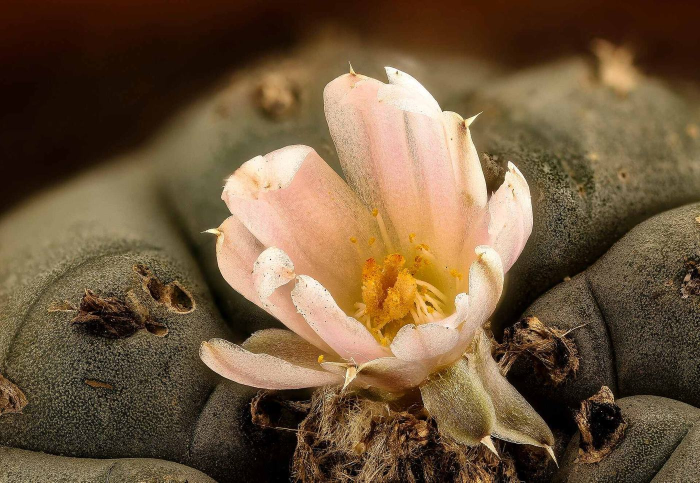
#> input picture docs/enciclopedia/img/pey-flor.jpg, 1400 x 965 px (shown at 1/2 size)
$ python fotos_portada.py
#> lines starting #> are read from the running program, lines starting #| are printed output that depends on the picture
#!/usr/bin/env python3
"""Recortes de las fotos de la portada (docs/index.html).

Parte de fotos que ya están en docs/enciclopedia/img/ (autoría y licencia en CREDITOS.md)
y escribe versiones recortadas y ligeras en docs/img/inicio/*.webp.

Uso (desde la raíz del repositorio):  python3 scripts/fotos_portada.py
Necesita Pillow (pip install pillow).

Cada línea de RECORTES: salida, origen, caja (x0, y0, x1, y1 en fracciones del original), ancho final y calidad WebP.
Si se cambia una foto, hay que cambiar también su línea en los créditos de la portada y en CREDITOS.md.
"""
from pathlib import Path
from PIL import Image

RAIZ = Path(__file__).resolve().parent.parent
ORIGEN = RAIZ / "docs" / "enciclopedia" / "img"
SALIDA = RAIZ / "docs" / "img" / "inicio"

RECORTES = [
    # portada: retablo de tres arcos
    ("peyote.webp",     "pey-flor.jpg",      (0.292, 0.000, 0.751, 1.000), 600, 74),
    ("mongui.webp",     "idx-psilocybe.jpg", (0.050, 0.000, 0.945, 1.000), 400, 80),
    ("gloria.webp",     "idx-ipomoea.jpg",   (0.130, 0.000, 0.670, 1.000), 340, 80),
    # tarjetas de la Enciclopedia
    ("ayahuasca.webp",  "aya-liana.jpg",     (0.080, 0.000, 0.915, 1.000), 1100, 78),
    ("matamoscas.webp", "ama-joven.jpg",     (0.230, 0.000, 0.808, 1.000), 560, 76),
    ("cacao.webp",      "idx-cacao.jpg",     (0.100, 0.000, 0.900, 1.000), 560, 80),
    # fondos de «Buscar» y de la página no encontrada (docs/buscar/buscar.css)
    ("bosque.webp",     "ama-bosque.jpg",    (0.000, 0.300, 1.000, 0.880), 1600, 62),
    ("rio.webp",        "aya-rio.jpg",       (0.000, 0.180, 1.000, 0.900), 1600, 62),
]


def main():
    SALIDA.mkdir(parents=True, exist_ok=True)
    for salida, origen, (x0, y0, x1, y1), ancho, calidad in RECORTES:
        im = Image.open(ORIGEN / origen).convert("RGB")
#> im is the input picture: PIL image 1400x965 RGB; mean R, G, B 111.1, 87.6, 60.4
        w, h = im.size
#> w = 1400; h = 965
        im = im.crop((round(x0 * w), round(y0 * h), round(x1 * w), round(y1 * h)))
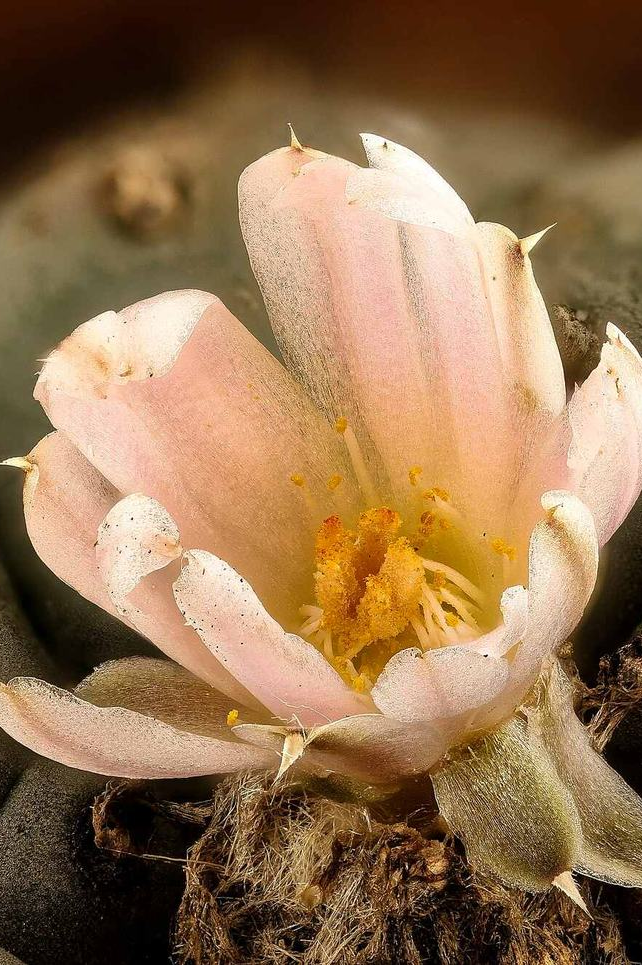
#> im: PIL image 642x965 RGB; mean R, G, B 147.3, 114.8, 81
        if im.width > ancho:
            im = im.resize((ancho, round(im.height * ancho / im.width)), Image.LANCZOS)
#> im: PIL image 600x902 RGB
        destino = SALIDA / salida
        im.save(destino, "WEBP", quality=calidad, method=6)
        print(f"{salida:18s} {im.width}x{im.height}  {destino.stat().st_size // 1024} KB  <- {origen}")
#| peyote.webp        600x902  89 KB  <- pey-flor.jpg
#> pass 2 of the loop in main, `for salida, origen, (x0, y0, x1, y1), ancho, calidad in RECORTES:`:
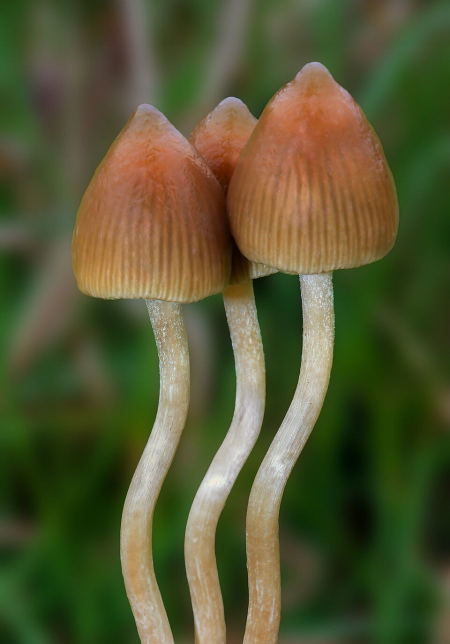
#> input picture docs/enciclopedia/img/idx-psilocybe.jpg, 900 x 1288 px (shown at 1/2 size)
#> in main, im is the input picture: PIL image 900x1288 RGB; mean R, G, B 84.9, 87.2, 51.1
#> in main, `im = im.crop((round(x0 * w), round(y0 * h), round(x1 * w), round(y1 * ..`:
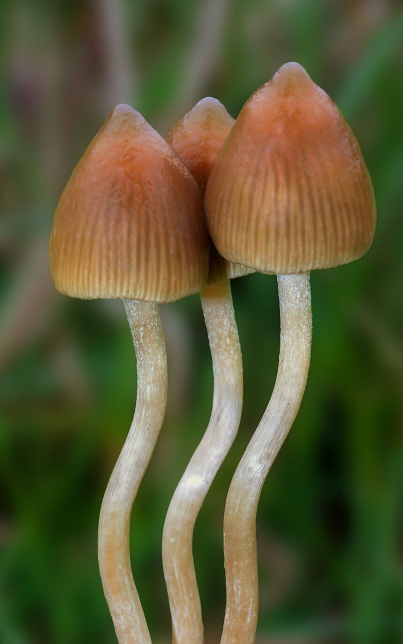
#> im: PIL image 805x1288 RGB (shown at 1/2 size); mean R, G, B 89.3, 89.2, 53.6
#> in main, `im = im.resize((ancho, round(im.height * ancho / im.width)), Image.LAN..`:
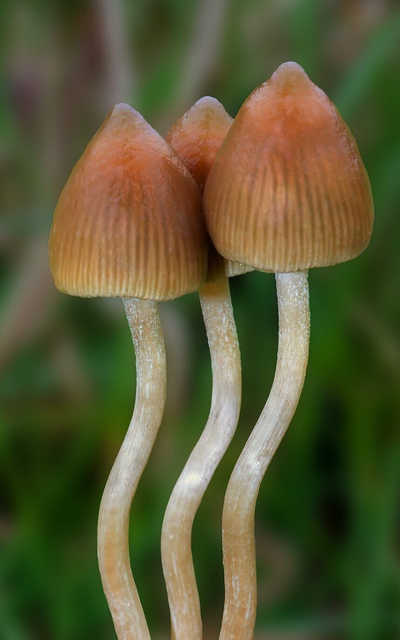
#> im: PIL image 400x640 RGB; mean R, G, B 89.3, 89.2, 53.6
#| mongui.webp        400x640  14 KB  <- idx-psilocybe.jpg
#> pass 3 of the loop in main, `for salida, origen, (x0, y0, x1, y1), ancho, calidad in RECORTES:`:
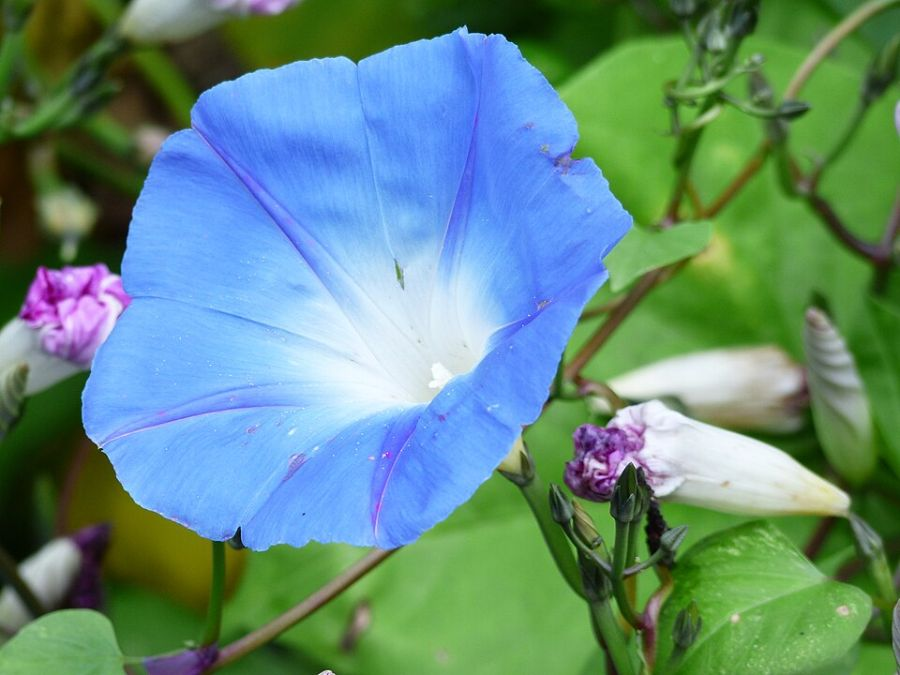
#> input picture docs/enciclopedia/img/idx-ipomoea.jpg, 900 x 675 px
#> in main, im is the input picture: PIL image 900x675 RGB; mean R, G, B 99.4, 139.8, 126.3
#> in main, `im = im.crop((round(x0 * w), round(y0 * h), round(x1 * w), round(y1 * ..`:
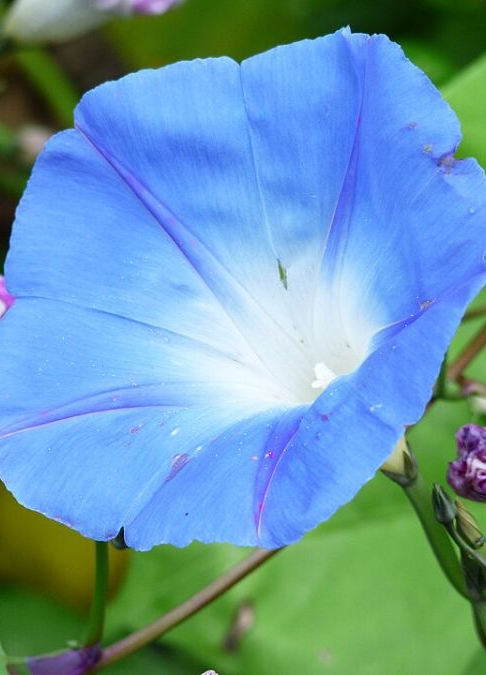
#> im: PIL image 486x675 RGB; mean R, G, B 105.7, 152.1, 172.5
#| gloria.webp        340x472  13 KB  <- idx-ipomoea.jpg
#> the loop made 4 passes; the first 3 are shown


if __name__ == "__main__":
#> (the run stopped early here; a loop or call above may not have finished)
